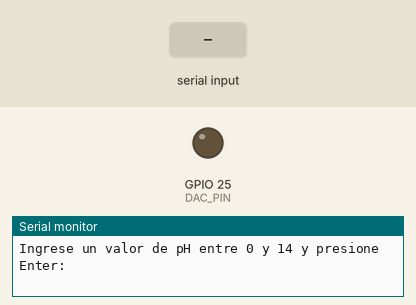
Bench run of a sketch on a simulated ESP32. On the bench: output pins drawn as LEDs (lit = HIGH), the last lines printed to the serial monitor. The test bench sets the inputs (shaded band).

Above: at 1.5 s.
1.6 s: "0\n" received over Serial
At 2.7 s:
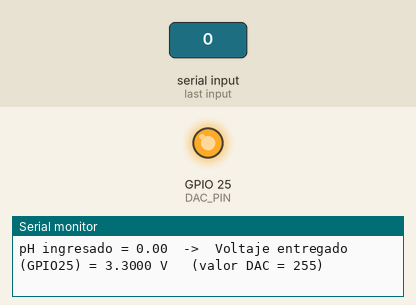
3.1 s: "5\n" received over Serial
At 3.9 s:
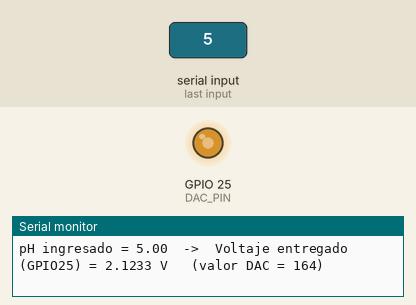
6.1 s: "0\n" received over Serial
At 7.4 s:
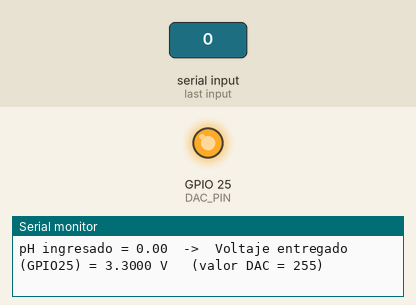
Timing chart, 0 to 8.6 s (numbered marks = the images above; inputs shaded):
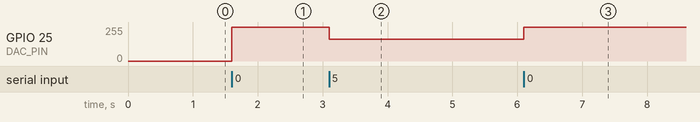

Measured:
- after the input at 1.6 s, GPIO 25 (DAC_PIN): 0/255 → 255/255 at once
- after the input at 3.1 s, GPIO 25 (DAC_PIN): 255/255 → 164/255 at once
- after the input at 6.1 s, GPIO 25 (DAC_PIN): 164/255 → 255/255 at once

The sketch:

simulador_ph_esp32.ino
```cpp
/*
  Simulador de electrodo de pH con ESP32 (DAC interno, GPIO25)

  Requisitos cumplidos:
  - Lee un valor de pH (0-14) desde el Monitor Serial.
  - Calcula el voltaje con la ecuación de Nernst, con un factor de escala (K)
    que hace visible la variación en el osciloscopio (~236.6 mV por unidad de pH).
  - Limita el voltaje al rango válido del DAC (0-3.3 V).
  - Entrega el voltaje en GPIO25 mediante el DAC interno de 8 bits.
  - Muestra en el Monitor Serial el pH ingresado y el voltaje entregado.

  Modelo usado:
    E(pH)  = E0 - 0.05916 * (pH - 7)      [Ecuación de Nernst, E0 = 0 V de referencia]
    Vout   = Vcentro + K * E(pH)          [Vcentro = 1.65 V, K = 4 -> ganancia de escala]
    Vout se satura entre 0 y 3.3 V antes de escribirse en el DAC.

  Con estos valores:
    pH  4 -> ~2.36 V
    pH  7 -> ~1.65 V
    pH 10 -> ~0.94 V
*/

const int DAC_PIN = 25;          // GPIO25 = canal DAC1 del ESP32
const float VREF = 3.3;          // Rango máximo del DAC del ESP32
const float VCENTRO = VREF / 2;  // 1.65 V, punto medio (equivalente a pH 7)
const float PENDIENTE_NERNST = 0.05916; // V/unidad de pH a 25 °C
const float E0 = 0.0;            // Offset de referencia del electrodo simulado
const float K = 4.0;             // Factor de escala para hacer visible la señal

void setup() {
  Serial.begin(115200);
  delay(300);
  pinMode(DAC_PIN, ANALOG); // No estrictamente necesario, pero explícito
  Serial.println();
  Serial.println(F("=== Simulador de electrodo de pH (ESP32 DAC - GPIO25) ==="));
  Serial.println(F("Ingrese un valor de pH entre 0 y 14 y presione Enter:"));
}

float calcularVoltaje(float pH) {
  float E = E0 - PENDIENTE_NERNST * (pH - 7.0);
  float vOut = VCENTRO + K * E;
  if (vOut < 0.0) vOut = 0.0;
  if (vOut > VREF) vOut = VREF;
  return vOut;
}

void loop() {
  if (Serial.available() > 0) {
    String entrada = Serial.readStringUntil('\n');
    entrada.trim();

    if (entrada.length() == 0) return;

    float pH = entrada.toFloat();

    // toFloat() devuelve 0.0 si no puede convertir; validamos también el texto "0"
    bool esNumero = (entrada == "0") || (pH != 0.0);
    if (!esNumero) {
      Serial.println(F(">> Entrada inválida. Ingrese un número entre 0 y 14."));
      return;
    }

    if (pH < 0.0 || pH > 14.0) {
      Serial.println(F(">> Fuera de rango. El pH debe estar entre 0 y 14."));
      return;
    }

    float vOut = calcularVoltaje(pH);
    int dacValor = (int)round((vOut / VREF) * 255.0);
    dacValor = constrain(dacValor, 0, 255);

    dacWrite(DAC_PIN, dacValor);

    Serial.print(F("pH ingresado = "));
    Serial.print(pH, 2);
    Serial.print(F("  ->  Voltaje entregado (GPIO25) = "));
    Serial.print(vOut, 4);
    Serial.print(F(" V   (valor DAC = "));
    Serial.print(dacValor);
    Serial.println(F(")"));
  }
}
```
